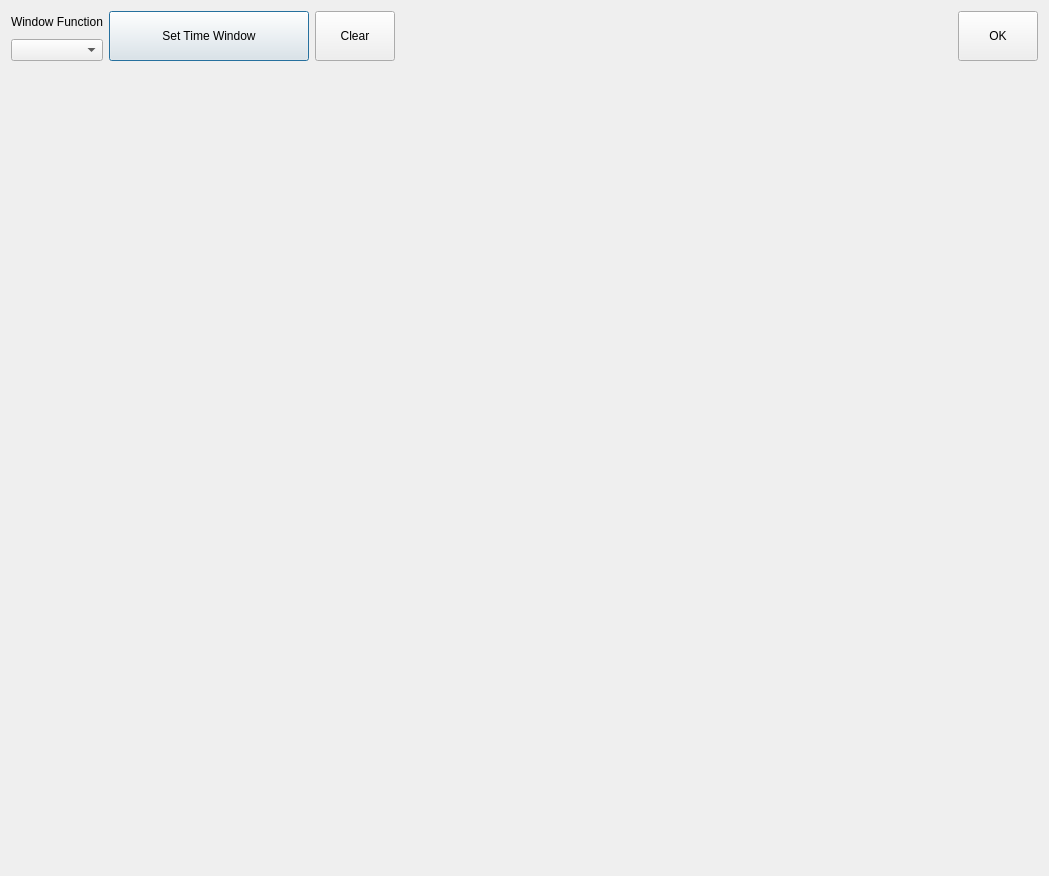
<?xml version="1.0" encoding="UTF-8"?>
<ui version="4.0">
 <class>Dialog</class>
 <widget class="QDialog" name="Dialog">
  <property name="geometry">
   <rect>
    <x>0</x>
    <y>0</y>
    <width>1049</width>
    <height>876</height>
   </rect>
  </property>
  <property name="windowTitle">
   <string>Dialog</string>
  </property>
  <layout class="QGridLayout" name="gridLayout_3">
   <item row="0" column="0">
    <layout class="QGridLayout" name="gridLayout">
     <property name="sizeConstraint">
      <enum>QLayout::SetMaximumSize</enum>
     </property>
     <item row="0" column="3">
      <spacer name="horizontalSpacer">
       <property name="orientation">
        <enum>Qt::Horizontal</enum>
       </property>
       <property name="sizeHint" stdset="0">
        <size>
         <width>40</width>
         <height>20</height>
        </size>
       </property>
      </spacer>
     </item>
     <item row="0" column="1">
      <widget class="QPushButton" name="SetWindowButton">
       <property name="sizePolicy">
        <sizepolicy hsizetype="Expanding" vsizetype="Expanding">
         <horstretch>0</horstretch>
         <verstretch>0</verstretch>
        </sizepolicy>
       </property>
       <property name="maximumSize">
        <size>
         <width>200</width>
         <height>50</height>
        </size>
       </property>
       <property name="text">
        <string>Set Time Window</string>
       </property>
      </widget>
     </item>
     <item row="0" column="4">
      <widget class="QPushButton" name="OKButton">
       <property name="sizePolicy">
        <sizepolicy hsizetype="Expanding" vsizetype="Expanding">
         <horstretch>0</horstretch>
         <verstretch>0</verstretch>
        </sizepolicy>
       </property>
       <property name="maximumSize">
        <size>
         <width>80</width>
         <height>50</height>
        </size>
       </property>
       <property name="text">
        <string>OK</string>
       </property>
      </widget>
     </item>
     <item row="0" column="0">
      <layout class="QVBoxLayout" name="verticalLayout">
       <item>
        <widget class="QLabel" name="label">
         <property name="text">
          <string>Window Function</string>
         </property>
        </widget>
       </item>
       <item>
        <widget class="QComboBox" name="WinComboBox">
         <property name="sizePolicy">
          <sizepolicy hsizetype="Preferred" vsizetype="Preferred">
           <horstretch>0</horstretch>
           <verstretch>0</verstretch>
          </sizepolicy>
         </property>
         <property name="maximumSize">
          <size>
           <width>16777215</width>
           <height>25</height>
          </size>
         </property>
        </widget>
       </item>
      </layout>
     </item>
     <item row="0" column="2">
      <widget class="QPushButton" name="ClearButton">
       <property name="sizePolicy">
        <sizepolicy hsizetype="Expanding" vsizetype="Expanding">
         <horstretch>0</horstretch>
         <verstretch>0</verstretch>
        </sizepolicy>
       </property>
       <property name="maximumSize">
        <size>
         <width>80</width>
         <height>50</height>
        </size>
       </property>
       <property name="text">
        <string>Clear</string>
       </property>
      </widget>
     </item>
    </layout>
   </item>
   <item row="1" column="0">
    <layout class="QGridLayout" name="gridLayout_2">
     <item row="0" column="0">
      <widget class="PlotWidget" name="FigureRef" native="true">
       <property name="sizePolicy">
        <sizepolicy hsizetype="Expanding" vsizetype="Expanding">
         <horstretch>0</horstretch>
         <verstretch>0</verstretch>
        </sizepolicy>
       </property>
       <property name="minimumSize">
        <size>
         <width>496</width>
         <height>372</height>
        </size>
       </property>
      </widget>
     </item>
     <item row="0" column="1">
      <widget class="PlotWidget" name="FigureRef_FFT" native="true">
       <property name="sizePolicy">
        <sizepolicy hsizetype="Expanding" vsizetype="Expanding">
         <horstretch>0</horstretch>
         <verstretch>0</verstretch>
        </sizepolicy>
       </property>
       <property name="minimumSize">
        <size>
         <width>496</width>
         <height>372</height>
        </size>
       </property>
      </widget>
     </item>
     <item row="1" column="0" colspan="2">
      <widget class="PlotWidget" name="FigureSample" native="true">
       <property name="sizePolicy">
        <sizepolicy hsizetype="Expanding" vsizetype="Expanding">
         <horstretch>0</horstretch>
         <verstretch>0</verstretch>
        </sizepolicy>
       </property>
       <property name="minimumSize">
        <size>
         <width>998</width>
         <height>372</height>
        </size>
       </property>
      </widget>
     </item>
    </layout>
   </item>
  </layout>
 </widget>
 <customwidgets>
  <customwidget>
   <class>PlotWidget</class>
   <extends>QWidget</extends>
   <header>pyqtgraph</header>
   <container>1</container>
  </customwidget>
 </customwidgets>
 <resources/>
 <connections/>
</ui>
